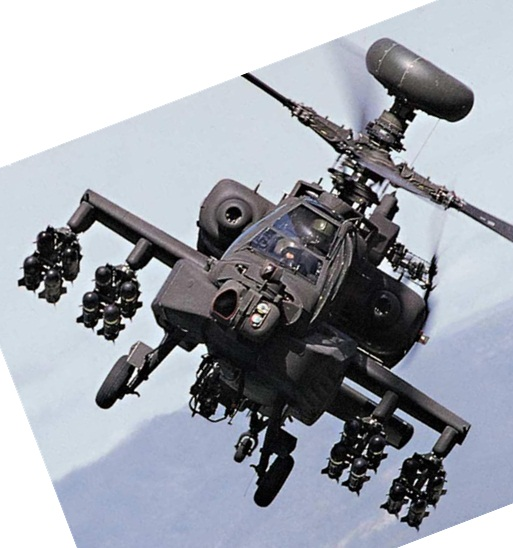
#> input picture target.jpg, 513 x 548 px
$ python test1.py
#> lines starting #> are read from the running program, lines starting #| are printed output that depends on the picture
import cv2
import numpy as np

img_target = cv2.imread("target.jpg", cv2.IMREAD_GRAYSCALE)
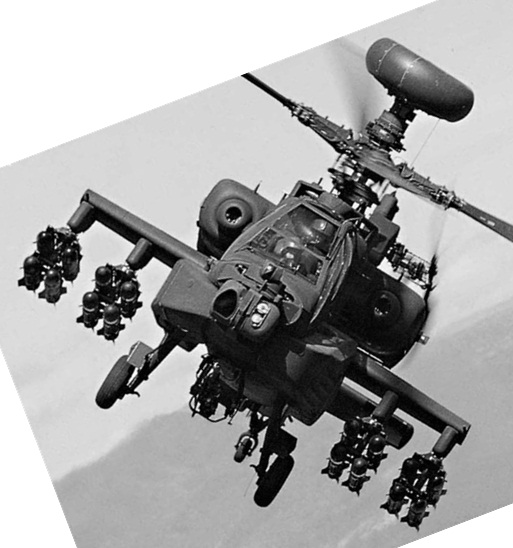
#> img_target: shape (548, 513); min 0, max 255, mean 164.3
img_data = cv2.imread("b.jpg", cv2.IMREAD_GRAYSCALE)
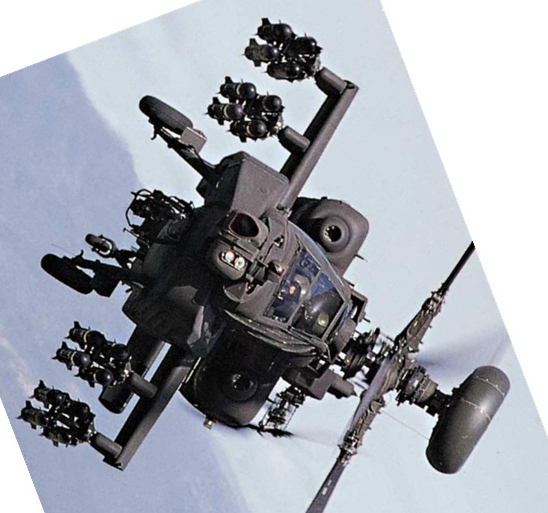
#> input picture b.jpg, 548 x 513 px
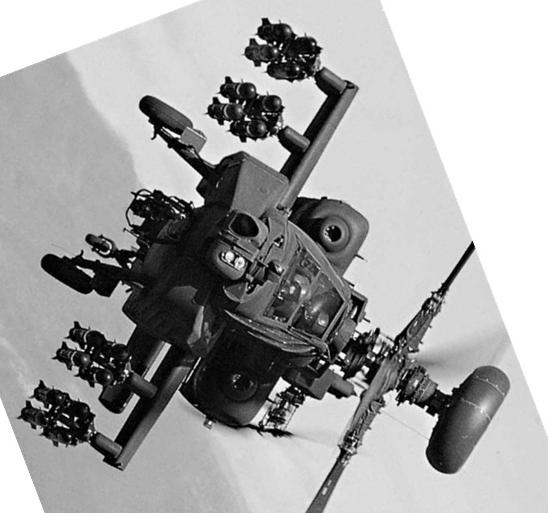
#> img_data: shape (513, 548); min 0, max 255, mean 164.3

sift = cv2.xfeatures2d.SIFT_create(nfeatures=200)
kp1, des1 = sift.detectAndCompute(img_target, None)
#> kp1 = 200 keypoints; strongest (x, y, size): (43, 273, 1.9), (362, 225, 3), (113, 285, 2), (101, 310, 2)
kp2, des2 = sift.detectAndCompute(img_data, None)
#> kp2 = 201 keypoints; strongest (x, y, size): (275, 43, 1.9), (322, 362, 3), (263, 113, 2), (237, 101, 2)
bf = cv2.BFMatcher()
matches = bf.knnMatch(des1, des2, k=2)
#> matches = 200 matches
nice_match = []
for m, n in matches:
    if m.distance < 0.7 * n.distance:
        nice_match.append([m])
#> after the loop, nice_match = 181 matches
M = max([img_target.shape[0], img_data.shape[0]])
#> M = 548
N = img_target.shape[1] + img_data.shape[1]
#> N = 1061
img_match = np.zeros((M, N))
img_match = np.zeros(())
img_match = cv2.drawMatchesKnn(img_target, kp1, img_data, kp2,
    nice_match, img_match, matchColor=[0,0,255], singlePointColor=[0,0,0])
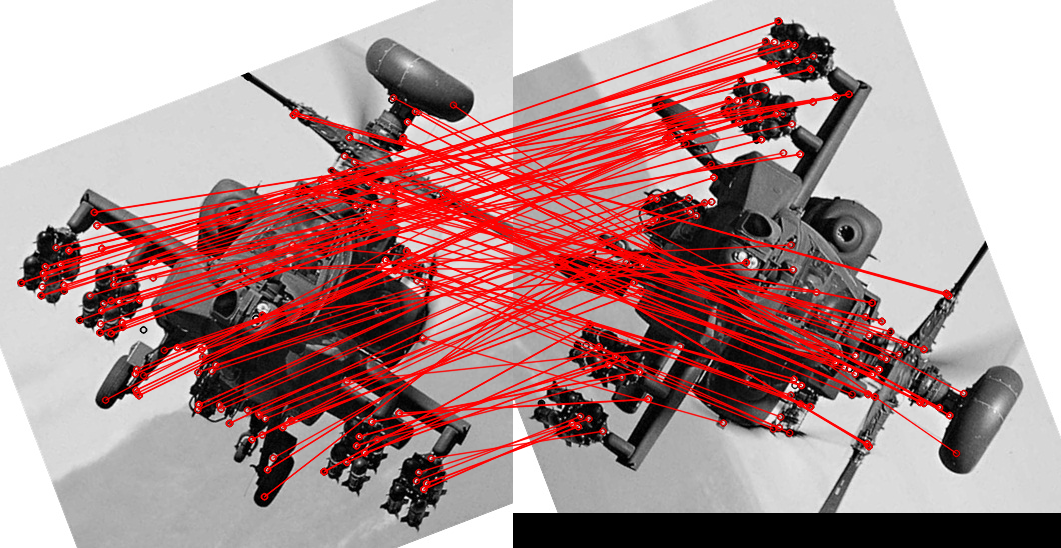
#> img_match: shape (548, 1061, 3); mean of channels 0, 1, 2 142.1, 142.1, 177.2; drawn as B, G, R
cv2.imshow("CvMatch", img_match)
cv2.waitKey(0)
